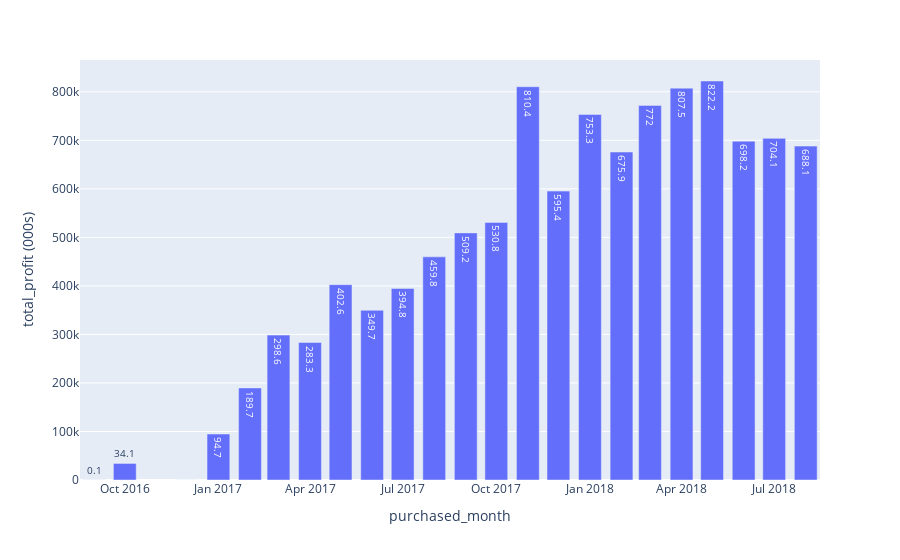

Notebook code cell kept with this figure:
### Markdown cell above
#### total profit generated from orders by month

### Code cell
aov = order.merge(order_prod, on = 'order_id')
aov = aov[aov.order_status == 'delivered']
aov = aov.merge(prod, on = 'product_id')

per = pd.DatetimeIndex(aov.purchased_at).to_period("M") 

aov['purchased_month'] = per
aov['profit'] = aov['price'] - aov['shipping']
aov = aov.groupby(['purchased_month'])['price','shipping','profit'].sum().reset_index()

#aov = aov.groupby(by='order_id')['price','shipping'].sum().reset_index()
aov.columns = ['purchased_month', 'total_order_item_value', 'total_shipping_cost', 'total_profit (000s)']
aov = aov.sort_values(by = ['purchased_month','total_profit (000s)'], ascending = False)
#aov = aov.groupby(['purchased_month']).head(3)
aov['purchased_month'] = aov['purchased_month'].astype('str')


fig = px.bar(aov, x = 'purchased_month', y = 'total_profit (000s)', text = round(aov['total_profit (000s)']/1000,1) )


#fig.update_layout(uniformtext_minsize=3, uniformtext_mode='hide')
fig.update_traces(textfont_size=10)
fig.show()

### Figure 1 — Plotly figure (JSON) as saved in the notebook; plotly's stock layout.template omitted (floating-point values rounded to 4 significant figures)
{"data": [{"alignmentgroup": "True", "hovertemplate": "purchased_month=%{x}<br>total_profit (000s)=%{y}<br>text=%{text}<extra></extra>", "legendgroup": "", "marker": {"color": "#636efa", "pattern": {"shape": ""}}, "name": "", "offsetgroup": "", "orientation": "v", "showlegend": false, "text": [688.1, 704.1, 698.2, 822.2, 807.5, 772, 675.9, 753.3, 595.4, 810.4, 530.8, 509.2, 459.8, 394.8, 349.7, 402.6, 283.3, 298.6, 189.7, 94.7, 0, 34.1, 0.1], "textfont": {"size": 10}, "textposition": "auto", "type": "bar", "x": ["2018-08", "2018-07", "2018-06", "2018-05", "2018-04", "2018-03", "2018-02", "2018-01", "2017-12", "2017-11", "2017-10", "2017-09", "2017-08", "2017-07", "2017-06", "2017-05", "2017-04", "2017-03", "2017-02", "2017-01", "2016-12", "2016-10", "2016-09"], "xaxis": "x", "y": [688100.0, 704100.0, 698200.0, 822200.0, 807500.0, 772000.0, 675900.0, 753300.0, 595400.0, 810400.0, 530800.0, 509200.0, 459800.0, 394800.0, 349700.0, 402600.0, 283300.0, 298600.0, 189700.0, 94710.0, 2.18, 34120.0, 126.5], "yaxis": "y"}], "layout": {"barmode": "relative", "legend": {"tracegroupgap": 0}, "margin": {"t": 60}, "xaxis": {"anchor": "y", "domain": [0, 1], "title": {"text": "purchased_month"}}, "yaxis": {"anchor": "x", "domain": [0, 1], "title": {"text": "total_profit (000s)"}}}}
